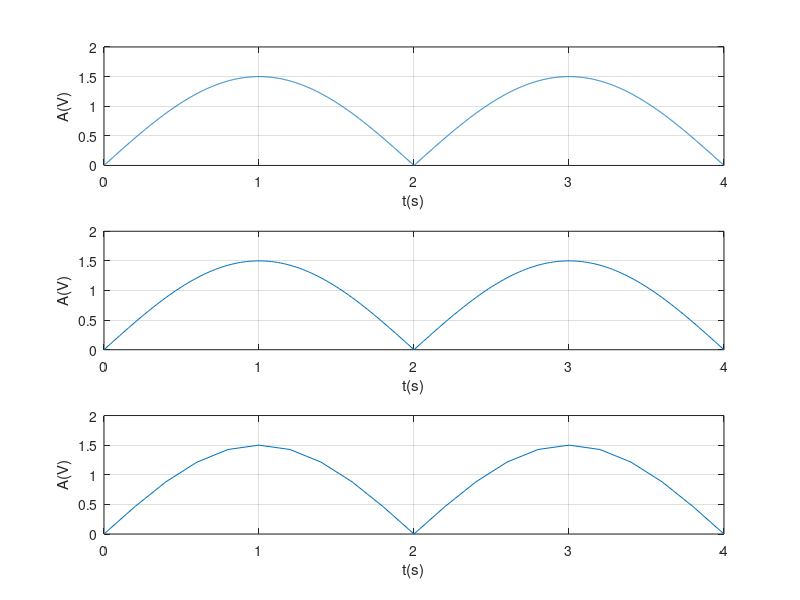

This chart was generated by the following MATLAB code:
%semnal sin redresat dublu alt
%periaoda initiala: 4s
%ampl: 0.8
%frecventa= 1/T

%rezolutie temp 2ms
t=0:0.002:4;
f=0.25;
w=2*pi*f;
s=1.5*sin(w*t);
for i=1:1:length(s) %Verificam elem matricei semnalului
    if s(1,i)<0 %Elem negative le transf. in invers
    s(1,i)=-s(1,i);
    end
end
subplot(3,1,1),plot(t,s,'-'), grid, xlabel('t(s)'), ylabel('A(V)')

%rezolutie temp 20ms
t=0:0.02:4;
f=0.25;
w=2*pi*f;
s=1.5*sin(w*t);
for i=1:1:length(s)
    if s(1,i)<0
    s(1,i)=-s(1,i);
    end
end
subplot(3,1,2),plot(t,s,'-'), grid, xlabel('t(s)'), ylabel('A(V)')

%rezolutie temp 200ms
t=0:0.2:4;
f=0.25;
w=2*pi*f;
s=1.5*sin(w*t);
for i=1:1:length(s)
    if s(1,i)<0
    s(1,i)=-s(1,i);
    end
end
subplot(3,1,3),plot(t,s,'-'), grid, xlabel('t(s)'), ylabel('A(V)')